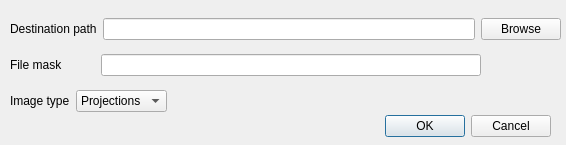
<?xml version="1.0" encoding="UTF-8"?>
<ui version="4.0">
 <class>SaveProjectionsDlg</class>
 <widget class="QDialog" name="SaveProjectionsDlg">
  <property name="geometry">
   <rect>
    <x>0</x>
    <y>0</y>
    <width>566</width>
    <height>145</height>
   </rect>
  </property>
  <property name="windowTitle">
   <string>Dialog</string>
  </property>
  <widget class="QDialogButtonBox" name="buttonBox">
   <property name="geometry">
    <rect>
     <x>210</x>
     <y>110</y>
     <width>341</width>
     <height>32</height>
    </rect>
   </property>
   <property name="orientation">
    <enum>Qt::Horizontal</enum>
   </property>
   <property name="standardButtons">
    <set>QDialogButtonBox::Cancel|QDialogButtonBox::Ok</set>
   </property>
  </widget>
  <widget class="QWidget" name="verticalLayoutWidget">
   <property name="geometry">
    <rect>
     <x>10</x>
     <y>10</y>
     <width>551</width>
     <height>110</height>
    </rect>
   </property>
   <layout class="QVBoxLayout" name="verticalLayout">
    <item>
     <layout class="QHBoxLayout" name="horizontalLayout">
      <item>
       <widget class="QLabel" name="label_2">
        <property name="sizePolicy">
         <sizepolicy hsizetype="Preferred" vsizetype="Preferred">
          <horstretch>0</horstretch>
          <verstretch>0</verstretch>
         </sizepolicy>
        </property>
        <property name="text">
         <string>Destination path</string>
        </property>
       </widget>
      </item>
      <item>
       <widget class="QLineEdit" name="editPath"/>
      </item>
      <item>
       <widget class="QPushButton" name="buttonBrowse">
        <property name="text">
         <string>Browse</string>
        </property>
       </widget>
      </item>
     </layout>
    </item>
    <item>
     <layout class="QHBoxLayout" name="horizontalLayout_2">
      <item>
       <widget class="QLabel" name="label">
        <property name="text">
         <string>File mask          </string>
        </property>
       </widget>
      </item>
      <item>
       <widget class="QLineEdit" name="lineFileMask"/>
      </item>
      <item>
       <spacer name="horizontalSpacer">
        <property name="orientation">
         <enum>Qt::Horizontal</enum>
        </property>
        <property name="sizeType">
         <enum>QSizePolicy::Minimum</enum>
        </property>
        <property name="sizeHint" stdset="0">
         <size>
          <width>80</width>
          <height>20</height>
         </size>
        </property>
       </spacer>
      </item>
     </layout>
    </item>
    <item>
     <layout class="QHBoxLayout" name="horizontalLayout_3">
      <item>
       <widget class="QLabel" name="label_3">
        <property name="text">
         <string>Image type</string>
        </property>
       </widget>
      </item>
      <item>
       <widget class="QComboBox" name="comboImageType">
        <item>
         <property name="text">
          <string>Projections</string>
         </property>
        </item>
        <item>
         <property name="text">
          <string>Sinograms</string>
         </property>
        </item>
       </widget>
      </item>
      <item>
       <spacer name="horizontalSpacer_2">
        <property name="orientation">
         <enum>Qt::Horizontal</enum>
        </property>
        <property name="sizeHint" stdset="0">
         <size>
          <width>40</width>
          <height>20</height>
         </size>
        </property>
       </spacer>
      </item>
     </layout>
    </item>
   </layout>
  </widget>
 </widget>
 <resources/>
 <connections>
  <connection>
   <sender>buttonBox</sender>
   <signal>accepted()</signal>
   <receiver>SaveProjectionsDlg</receiver>
   <slot>accept()</slot>
   <hints>
    <hint type="sourcelabel">
     <x>248</x>
     <y>254</y>
    </hint>
    <hint type="destinationlabel">
     <x>157</x>
     <y>274</y>
    </hint>
   </hints>
  </connection>
  <connection>
   <sender>buttonBox</sender>
   <signal>rejected()</signal>
   <receiver>SaveProjectionsDlg</receiver>
   <slot>reject()</slot>
   <hints>
    <hint type="sourcelabel">
     <x>316</x>
     <y>260</y>
    </hint>
    <hint type="destinationlabel">
     <x>286</x>
     <y>274</y>
    </hint>
   </hints>
  </connection>
 </connections>
</ui>
